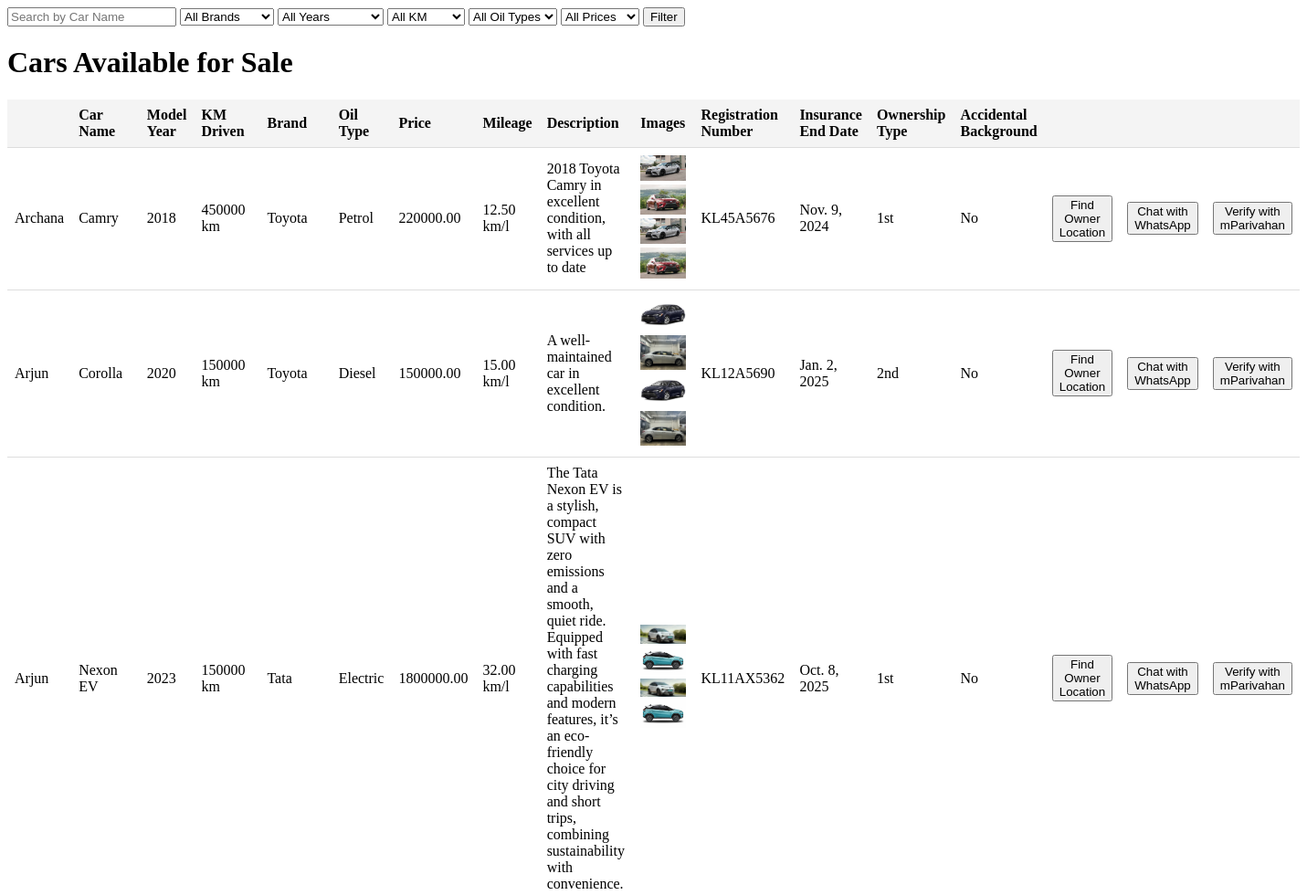
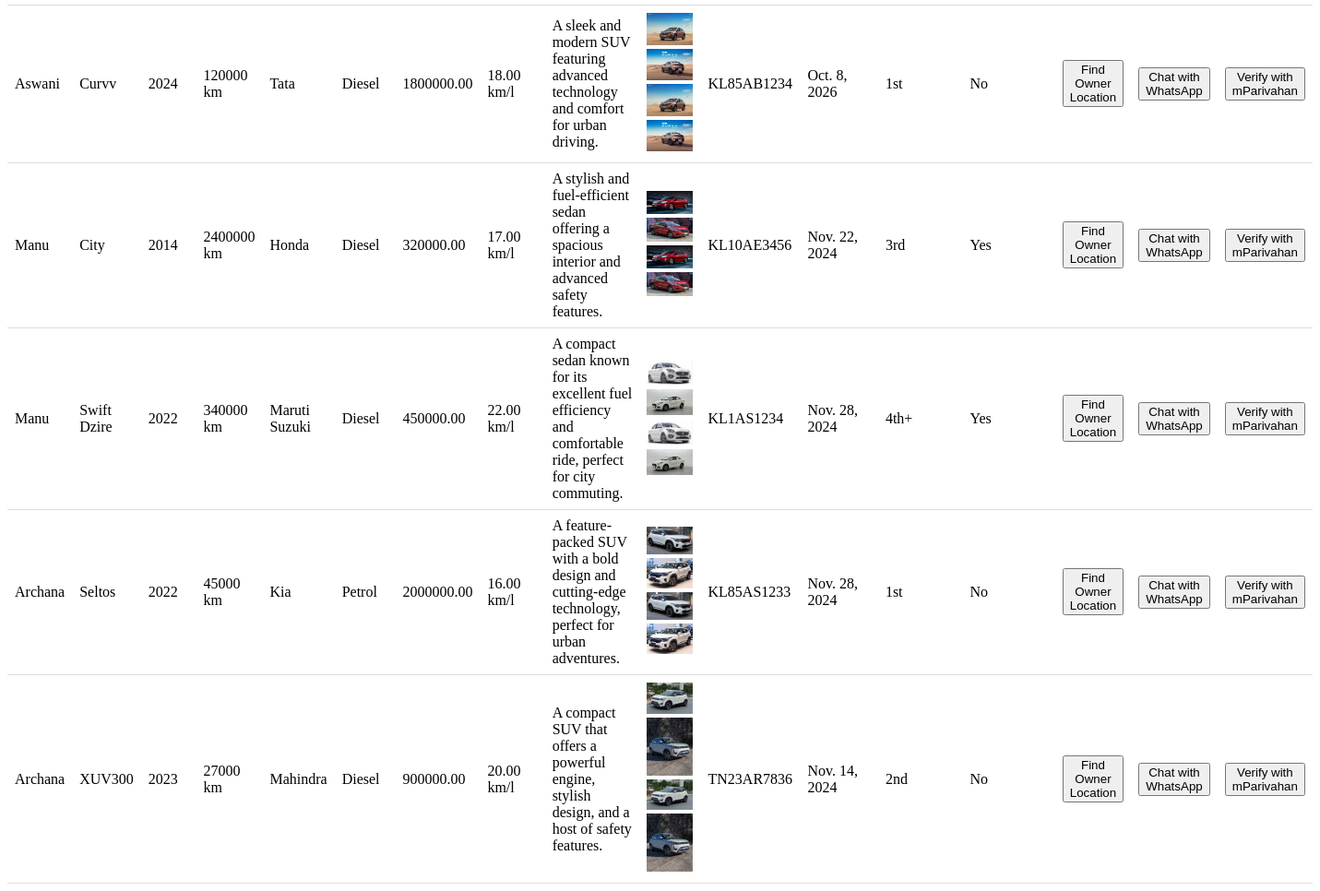
Screenshot of /list_cars_for_sale with the database file from the repository (2 pictures, top to bottom).
### car_app/models.py (models this page shows)
class CarForSale(models.Model):
    user = models.ForeignKey(User, on_delete=models.CASCADE)
    name = models.CharField(max_length=50)
    model_year = models.IntegerField()
    km_driven = models.IntegerField()
    brand = models.ForeignKey('Brand', on_delete=models.CASCADE)
    oil_type = models.ForeignKey('OilType', on_delete=models.CASCADE)
    accidental_background = models.BooleanField(default=False)
    description = models.TextField()
    price = models.DecimalField(max_digits=10, decimal_places=2)
    mileage = models.DecimalField(max_digits=5, decimal_places=2)
    front_image = models.ImageField(upload_to='car_images/front/', blank=True, null=True)
    leftside_img = models.ImageField(upload_to='car_images/leftside/', blank=True, null=True)
    rightside_img = models.ImageField(upload_to='car_images/rightside/', blank=True, null=True)
    back_image = models.ImageField(upload_to='car_images/back/', blank=True, null=True)
    registration_number = models.CharField(max_length=20, unique=True)
    insurance_end_date = models.DateField()
    ownership_choice = [
        ('1st', '1st Owner'),
        ('2nd', '2nd Owner'),
        ('3rd', '3rd Owner'),
        ('4th+', '4th or more Owners'),
    ]
    ownership_type = models.CharField(max_length=4, choices=ownership_choice)
    created_date = models.DateField(auto_now_add=True)
    created_time = models.TimeField(auto_now_add=True)

class User(models.Model):
    login=models.ForeignKey(Login,on_delete=models.CASCADE)
    Name=models.CharField(max_length=50)
    Email=models.CharField(max_length=50)
    Phone=models.CharField(max_length=10)
    my_location_link=models.URLField(max_length=200,blank=True, null=True)
    profile_picture= models.ImageField(upload_to='profile_pictures/', blank=True, null=True, help_text="Upload a profile picture")
    whatsapp_number = models.CharField(max_length=10)

class Brand(models.Model):
    name = models.CharField(max_length=50, unique=True)

class OilType(models.Model):
    oil_choice = [
        ('Petrol', 'Petrol'),
        ('Diesel', 'Diesel'),
        ('Electric', 'Electric'),
    ]
    oil_type = models.CharField(max_length=20, choices=oil_choice, unique=True)
    def __str__(self):
        return self.oil_type

### car_app/views.py (the view, shortened to what this page needs)
# urls.py: path('list_cars_for_sale', views.list_cars_for_sale, name='list_cars_for_sale'),
def list_cars_for_sale(request):
    cars = CarForSale.objects.all()
    current_year = timezone.now().year
    brand_filter = request.GET.get('brand')
    year_filter = request.GET.get('year')
    km_filter = request.GET.get('km')
    oil_type_filter = request.GET.get('oil_type')
    price_filter = request.GET.get('price')
    search_filter = request.GET.get('search')
    if brand_filter:
        print("Brand Filter:", brand_filter)
        cars = cars.filter(brand__name__iexact=brand_filter)
    if oil_type_filter:
        cars = cars.filter(oil_type__oil_type=oil_type_filter)
    brands = Brand.objects.all()
    oil_types = OilType.objects.all()
    if search_filter:
        cars = cars.filter(name__icontains=search_filter)  # Assuming 'name' is the field for the car name
    return render(request, 'list_cars_for_sale.html', {
        'cars': cars,
        'brands': brands,
        'oil_types': oil_types
    })

### templates/list_cars_for_sale.html (shortened to what this page needs)
 <!DOCTYPE html>
<html lang="en">
<head>
</head>
<body>
    <nav>
        <form method="GET" action="{% url 'list_cars_for_sale' %}">
            <input type="text" name="search" placeholder="Search by Car Name" value="{{ request.GET.search }}">
            <select name="brand">
                <option value="">All Brands</option>
            </select>
            <select name="year">
                <option value="">All Years</option>
            </select>
            <select name="km">
                <option value="">All KM</option>
            </select>
            <select name="oil_type">
                <option value="">All Oil Types</option>
            </select>
            <select name="price">
                <option value="">All Prices</option>
            </select>
            <button type="submit">Filter</button>
        </form>
    </nav>
<h1>Cars Available for Sale</h1>
{% if cars %}
    <table>
        <thead>
            <tr>
                <th> </th>
                <th>Car Name</th>
                <th>Model Year</th>
                <th>KM Driven</th>
                <th>Brand</th>
                <th>Oil Type</th>
                <th>Price</th>
                <th>Mileage</th>
                <th>Description</th>
                <th>Images</th>
                <th>Registration Number</th>
                <th>Insurance End Date</th>
                <th>Ownership Type</th>
                <th>Accidental Background</th>
                <th> </th>
                <th> </th>
                <th> </th>
            </tr>
        </thead>
        <tbody>
            {% for car in cars %}
                <tr>
                    <td> {{car.user.Name}}</td>
                    <td>{{ car.name }} </td>
                    <td>{{ car.model_year }}</td>
                    <td>{{ car.km_driven }} km</td>
                    <td>{{ car.brand.name }}</td>
                    <td>{{ car.oil_type }}</td>
                    <td>{{ car.price }}</td>
                    <td>{{ car.mileage }} km/l</td>
                    <td>{{ car.description }}</td>
                    <td>
                        {% if car.front_image %}
                            <img src="{{ car.front_image.url }}" alt="Front" width="50">
                        {% else %}
                            <p>No Image</p>
                        {% endif %}
                        {% if car.leftside_img %}
                            <img src="{{ car.leftside_img.url }}" alt="Left Side" width="50">
                        {% else %}
                            <p>No Image</p>
                        {% endif %}
                        {% if car.rightside_img %}
                            <img src="{{ car.rightside_img.url }}" alt="Right Side" width="50">
                        {% else %}
                            <p>No Image</p>
                        {% endif %}
                        {% if car.back_image %}
                            <img src="{{ car.back_image.url }}" alt="Back" width="50">
                        {% else %}
                            <p>No Image</p>
                        {% endif %}
                    </td>
                    <td>{{ car.registration_number }}</td>
                    <td>{{ car.insurance_end_date }}</td>
                    <td>{{ car.ownership_type }}</td>
                    <td>{{ car.accidental_background|yesno:"Yes,No" }}</td>
                    <td> <a href="{{ car.user.my_location_link }}" target="_blank"> <button>Find Owner Location  </button> </a></td>
                    <td>
                            <a
                                href="https://wa.me/{{ car.user.Phone}}?text=Hi%20{{ car.user.Name }}%2C%20I'm%20interested%2C%20please%20share%20more%20details%20about%20this%20{{ car.name }}."
                                class="whatsapp-button"
                                target="_blank">
                                <button>Chat with WhatsApp</button>
                            </a>
                    </td>
                    <td><a
                        href="https://vahan.parivahan.gov.in/vahanservice/vahan/ui/home.html"
                        class="mparivahan-button"
                        target="_blank">
                        <button>  Verify with mParivahan </button>
                      </a></td>
                </tr>
            {% endfor %}
        </tbody>
    </table>
{% else %}
    <p>No cars available for sale at the moment.</p>
{% endif %}
</body>
</html>

### templates/list_cars_for_sale.html (style rules this page uses)
table { width: 100%; border-collapse: collapse; }
th, td { padding: 8px; text-align: left; border-bottom: 1px solid #ddd; }
th { background-color: #f4f4f4; }

### rows the page displays
CarForSale: user.Name "Archana", name "Camry", model_year "2018", km_driven "450000", brand.name "Toyota", oil_type "Petrol", price "220000.00", mileage "12.50", description "2018 Toyota Camry in excellent condition, with all services up to date", front_image (picture), leftside_img (picture), rightside_img (picture), back_image (picture), registration_number "KL45A5676", insurance_end_date "Nov. 9, 2024", ownership_type "1st", accidental_background "No"
CarForSale: user.Name "Arjun", name "Corolla", model_year "2020", km_driven "150000", brand.name "Toyota", oil_type "Diesel", price "150000.00", mileage "15.00", description "A well-maintained car in excellent condition.", front_image (picture), leftside_img (picture), rightside_img (picture), back_image (picture), registration_number "KL12A5690", insurance_end_date "Jan. 2, 2025", ownership_type "2nd", accidental_background "No"
CarForSale: user.Name "Arjun", name "Nexon EV", model_year "2023", km_driven "150000", brand.name "Tata", oil_type "Electric", price "1800000.00", mileage "32.00", description "The Tata Nexon EV is a stylish, compact SUV with zero emissions and a smooth, quiet ride. Equipped with fast charging capabilities and modern features, it’s an eco-friendly choice for city driving and short trips, combining sustainability with convenience.", front_image (picture), leftside_img (picture), rightside_img (picture), back_image (picture), registration_number "KL11AX5362", insurance_end_date "Oct. 8, 2025", ownership_type "1st", accidental_background "No"
CarForSale: user.Name "Aswani", name "Curvv", model_year "2024", km_driven "120000", brand.name "Tata", oil_type "Diesel", price "1800000.00", mileage "18.00", description "A sleek and modern SUV featuring advanced technology and comfort for urban driving.", front_image (picture), leftside_img (picture), rightside_img (picture), back_image (picture), registration_number "KL85AB1234", insurance_end_date "Oct. 8, 2026", ownership_type "1st", accidental_background "No"
CarForSale: user.Name "Manu", name "City", model_year "2014", km_driven "2400000", brand.name "Honda", oil_type "Diesel", price "320000.00", mileage "17.00", description "A stylish and fuel-efficient sedan offering a spacious interior and advanced safety features.", front_image (picture), leftside_img (picture), rightside_img (picture), back_image (picture), registration_number "KL10AE3456", insurance_end_date "Nov. 22, 2024", ownership_type "3rd", accidental_background "Yes"
CarForSale: user.Name "Manu", name "Swift Dzire", model_year "2022", km_driven "340000", brand.name "Maruti Suzuki", oil_type "Diesel", price "450000.00", mileage "22.00", description "A compact sedan known for its excellent fuel efficiency and comfortable ride, perfect for city commuting.", front_image (picture), leftside_img (picture), rightside_img (picture), back_image (picture), registration_number "KL1AS1234", insurance_end_date "Nov. 28, 2024", ownership_type "4th+", accidental_background "Yes"
CarForSale: user.Name "Archana", name "Seltos", model_year "2022", km_driven "45000", brand.name "Kia", oil_type "Petrol", price "2000000.00", mileage "16.00", description "A feature-packed SUV with a bold design and cutting-edge technology, perfect for urban adventures.", front_image (picture), leftside_img (picture), rightside_img (picture), back_image (picture), registration_number "KL85AS1233", insurance_end_date "Nov. 28, 2024", ownership_type "1st", accidental_background "No"
CarForSale: user.Name "Archana", name "XUV300", model_year "2023", km_driven "27000", brand.name "Mahindra", oil_type "Diesel", price "900000.00", mileage "20.00", description "A compact SUV that offers a powerful engine, stylish design, and a host of safety features.", front_image (picture), leftside_img (picture), rightside_img (picture), back_image (picture), registration_number "TN23AR7836", insurance_end_date "Nov. 14, 2024", ownership_type "2nd", accidental_background "No"
